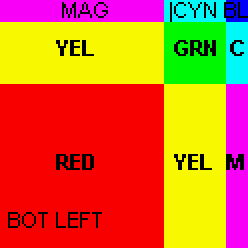
#> input picture task.imgio/io_tiff_png/src/foo.tif, 124 x 124 px (shown 2 times larger)
$ python -i pydocproc_TCR.py   (imports and definitions only)   (older library calls are emulated)
#> lines starting #> are read from the running program, lines starting #| are printed output that depends on the picture
#> further down, picture is the input picture: shape (124, 124, 3); mean B, G, R 38.2, 103.3, 212.1
import numpy as np
import cv2
from scipy import ndimage
import argparse


def createParser():
    parser = argparse.ArgumentParser(add_help=True)
    parser.add_argument('-s', '--source', required=True)
    parser.add_argument(
        '-c', '--contrast', nargs='?', default="contrast.jpg")
    parser.add_argument('-r', '--rotated', nargs='?', default="rotated.jpg")
    return parser


def local_auto_contrast(img):
    shape = cv2.getStructuringElement(0, (200, 200))
    local_minimum = cv2.morphologyEx(img, cv2.MORPH_ERODE, shape)
#> local_minimum: shape (124, 124, 3); every value is 0
    local_maximum = cv2.morphologyEx(img, cv2.MORPH_DILATE, shape)
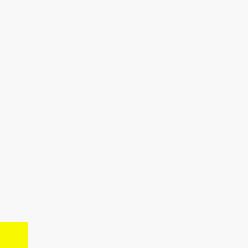
#> local_maximum: shape (124, 124, 3) (shown 2 times larger); mean B, G, R 245.1, 248, 248
    local_minimum = np.float32(local_minimum)
#> local_minimum: shape (124, 124, 3) float32; every value is 0
    local_maximum = np.float32(local_maximum)
    img = np.float32(img)
    res = cv2.divide(cv2.subtract(img, local_minimum), cv2.subtract(local_maximum, local_minimum))
#> res: shape (124, 124, 3) float32; 0.39% of the values are NaN or infinite; the others: min 0, max 1, mean 0.477
    res *= 255
#> res: shape (124, 124, 3) float32; 0.39% of the values are NaN or infinite; the others: min 0, max 255, mean 121.7
    res = cv2.threshold(res, 200, 255, 2)[1]
#> res: shape (124, 124, 3) float32; 0.39% of the values are NaN or infinite; the others: min 0, max 200, mean 95.45
    return res


def rotate(img):
    h, w = img.shape[:2]
    roi = img[h / 2 - 500:h / 2, w / 2 - 500:w / 2]
    shape = cv2.getStructuringElement(0, (5, 100))
    cy, cx = roi.shape[:2]
    angle = 0
    max_average = 0
    flag = True
    for i in range(-45, 45, 1):
        M = cv2.getRotationMatrix2D((cx / 2, cy / 2), i, scale=3)
        rotated_img = cv2.warpAffine(roi, M, (cx, cy))
        sobelx = cv2.Sobel(rotated_img, cv2.CV_16S, 0, 1, scale=1, delta=0, ksize=3, borderType=cv2.BORDER_DEFAULT)
        morph = cv2.morphologyEx(sobelx, cv2.MORPH_DILATE, shape)
        mean = cv2.mean(morph)[0]
        if flag or mean > max_average:
            flag = False
            angle = i
            max_average = mean
    return angle


parser = createParser()
# [3 lines not run here, left out]
# [1 line that did not run here, left out]

# [1 line that did not run here, left out]
# [1 line not run here, left out]
# [1 line that did not run here, left out]
# [1 line not run here, left out]

>>> import cv2
>>> picture = cv2.imread('../../task.imgio/io_tiff_png/src/foo.tif')
>>> result = local_auto_contrast(picture)
